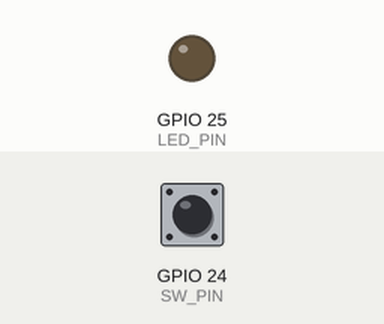
Recording of a program running on a simulated Raspberry Pi (BCM pin numbers). On the bench: output pins drawn as LEDs (lit = HIGH). Inputs (shaded band) come from the test bench; at power-on: GPIO 24 (SW_PIN) LOW.

Above: at 1.2 s.
1.3 s: GPIO 24 (SW_PIN) pulled HIGH for 0.15 s
At 1.37 s:
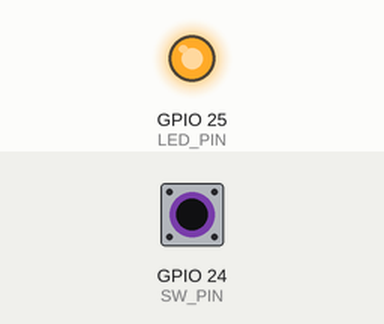
2.9 s: GPIO 24 (SW_PIN) pulled HIGH for 3.2 s
At 7.4 s:
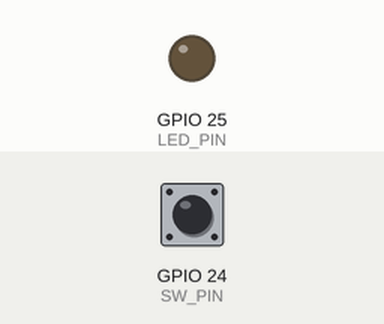
Timing chart, 0 to 8.9 s (numbered marks = the images above; inputs shaded):
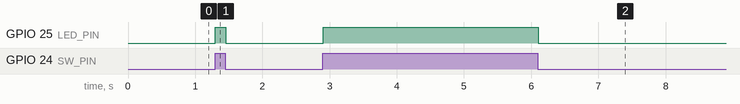

The program:

01_03_sw.py
```python
import RPi.GPIO as GPIO
from time import sleep

LED_PIN = 25
SW_PIN = 24

GPIO.setmode(GPIO.BCM)
GPIO.setup(LED_PIN, GPIO.OUT)
GPIO.setup(SW_PIN, GPIO.IN)

try:
    while True:
        if GPIO.input(SW_PIN) == GPIO.HIGH:
            GPIO.output(LED_PIN, GPIO.HIGH)
        else:
            GPIO.output(LED_PIN, GPIO.LOW)
        sleep(0.01)

finally:
    print("終了処理を実行し、ピンを解放します")
    GPIO.cleanup()
```

Measured:
- after the input at 1.3 s, GPIO 25 (LED_PIN): LOW → HIGH at once, → LOW 0.15 s later
- after the input at 2.9 s, GPIO 25 (LED_PIN): LOW → HIGH at once, → LOW 3.2 s later
